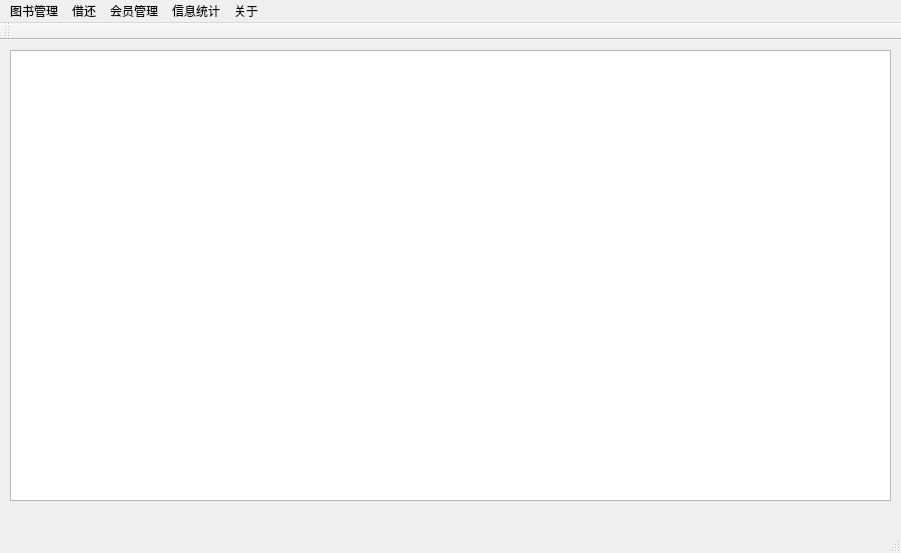
<?xml version="1.0" encoding="UTF-8"?>
<ui version="4.0">
 <class>MainWindow</class>
 <widget class="QMainWindow" name="MainWindow">
  <property name="geometry">
   <rect>
    <x>0</x>
    <y>0</y>
    <width>901</width>
    <height>553</height>
   </rect>
  </property>
  <property name="sizePolicy">
   <sizepolicy hsizetype="Fixed" vsizetype="Fixed">
    <horstretch>0</horstretch>
    <verstretch>0</verstretch>
   </sizepolicy>
  </property>
  <property name="windowTitle">
   <string>图书管理系统</string>
  </property>
  <widget class="QWidget" name="centralWidget">
   <widget class="QTableView" name="tableView">
    <property name="geometry">
     <rect>
      <x>10</x>
      <y>10</y>
      <width>881</width>
      <height>451</height>
     </rect>
    </property>
   </widget>
  </widget>
  <widget class="QMenuBar" name="menuBar">
   <property name="geometry">
    <rect>
     <x>0</x>
     <y>0</y>
     <width>901</width>
     <height>25</height>
    </rect>
   </property>
   <widget class="QMenu" name="menu">
    <property name="title">
     <string>图书管理</string>
    </property>
    <addaction name="action"/>
    <addaction name="action_2"/>
    <addaction name="action_9"/>
   </widget>
   <widget class="QMenu" name="menu_2">
    <property name="title">
     <string>借还</string>
    </property>
    <addaction name="action_3"/>
    <addaction name="action_4"/>
   </widget>
   <widget class="QMenu" name="menu_3">
    <property name="title">
     <string>会员管理</string>
    </property>
    <addaction name="action_5"/>
   </widget>
   <widget class="QMenu" name="menu_4">
    <property name="title">
     <string>信息统计</string>
    </property>
    <addaction name="action_6"/>
    <addaction name="action_7"/>
   </widget>
   <widget class="QMenu" name="menu_5">
    <property name="title">
     <string>关于</string>
    </property>
    <addaction name="action_8"/>
   </widget>
   <addaction name="menu"/>
   <addaction name="menu_2"/>
   <addaction name="menu_3"/>
   <addaction name="menu_4"/>
   <addaction name="menu_5"/>
  </widget>
  <widget class="QToolBar" name="mainToolBar">
   <attribute name="toolBarArea">
    <enum>TopToolBarArea</enum>
   </attribute>
   <attribute name="toolBarBreak">
    <bool>false</bool>
   </attribute>
  </widget>
  <widget class="QStatusBar" name="statusBar"/>
  <action name="action">
   <property name="text">
    <string>新书录入</string>
   </property>
  </action>
  <action name="action_2">
   <property name="text">
    <string>删除图书</string>
   </property>
  </action>
  <action name="action_3">
   <property name="text">
    <string>办理借书</string>
   </property>
  </action>
  <action name="action_4">
   <property name="text">
    <string>办理还书</string>
   </property>
  </action>
  <action name="action_5">
   <property name="text">
    <string>会员注册</string>
   </property>
  </action>
  <action name="action_6">
   <property name="text">
    <string>当前库存</string>
   </property>
  </action>
  <action name="action_7">
   <property name="text">
    <string>已借总数</string>
   </property>
  </action>
  <action name="action_8">
   <property name="text">
    <string>关于我们</string>
   </property>
  </action>
  <action name="action_9">
   <property name="text">
    <string>刷新列表</string>
   </property>
  </action>
 </widget>
 <layoutdefault spacing="6" margin="11"/>
 <resources/>
 <connections/>
</ui>
